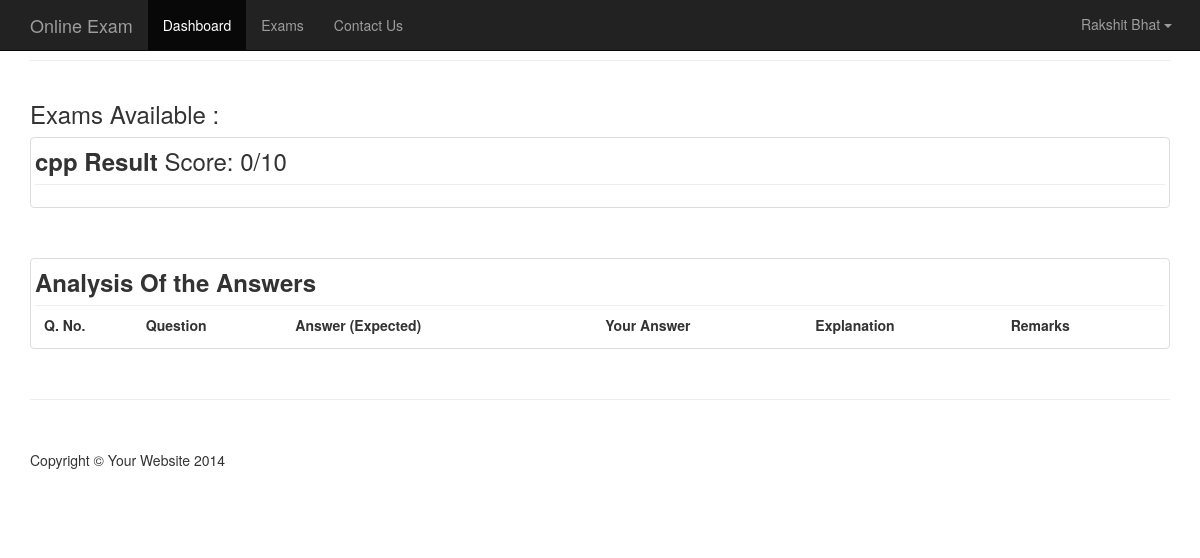
The page /result.php?exam=cpp (signed in) on the database as committed earlier.
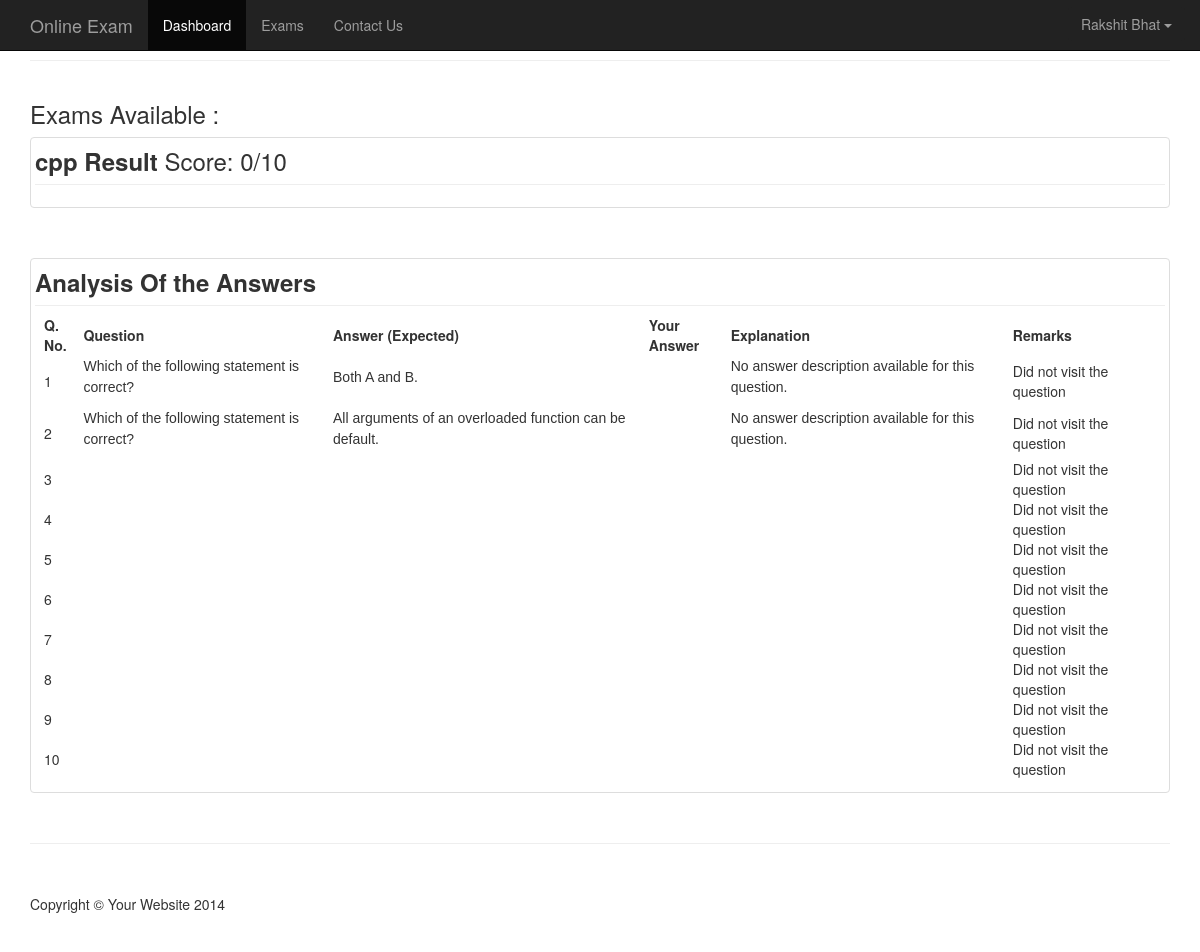
The same page on the database as committed later.
### tables this page shows
CREATE TABLE `cpp1` (
  `qno` int(11) NOT NULL,
  `answer` varchar(50) NOT NULL,
  `review` varchar(50) NOT NULL DEFAULT '0' COMMENT 'if 0 then review else answer for review ',
  `unvisited` int(11) NOT NULL DEFAULT '0' COMMENT 'if 0 then unvisited ',
  `flag` int(11) NOT NULL DEFAULT '1' COMMENT '1 - Unvisited  2 - Answered  3 - Review   4 - Not Answered',
  `result` int(11) NOT NULL DEFAULT '0' COMMENT '0 - incorrect 1 - correct'
);

CREATE TABLE `cpp` (
  `id` int(11) NOT NULL,
  `question` text NOT NULL,
  `a` text NOT NULL,
  `b` text NOT NULL,
  `c` text NOT NULL,
  `d` text NOT NULL,
  `answer` varchar(10) NOT NULL,
  `explaination` text NOT NULL
);

### result.php (the view, shortened to what this page needs)
<?php
include "db.php";
?>
<!DOCTYPE html>
<html lang="en">
<?php
include "head.php";
?>
<body style="background-color: inherit !important;">
<?php
include "navbar.php";
?>
<div class="container">
    <hr>
    <div class="row">
        <div class="col-lg-12">
            <h3>Exams Available :</h3>
        </div>
    </div>
    <?php
    $correct = 0;
    ?>
    <div class="row text-ceanter">
        <div class="col-md-12 col-sm-6 hero-feature">
            <div class="thumbnail" style="height: 100% !important;">
                <h3 style="margin-top: 0.5%"><b><?=$_GET["exam"]?> Result </b>Score: <?=$correct?>/10</h3>
                <hr style="margin: 0;">
                <div class="caption">
                </div>
            </div>
        </div>
        <div class="col-md-12 col-sm-6 hero-feature">
            <div class="thumbnail" style="height: 100% !important;">
                <h3 style="margin-top: 0.5%"><b>Analysis Of the Answers</b></h3>
                <hr style="margin: 0;">
                <div class="caption">
                    <table id="example" class="display nowrap" cellspacing="0" width="100%">
                        <thead>
                            <tr>
                                <th>Q. No.</th>
                                <th>Question</th>
                                <th>Answer (Expected)</th>
                                <th>Your Answer</th>
                                <th>Explanation</th>
                                <th>Remarks</th>
                            </tr>
                        </thead>
                        <tbody>
                        <?php
                            $sql = "SELECT * FROM `".$_GET["exam"].$_SESSION["lid"]."`";
                            $res = $conn->query($sql);
                            while ($row = $res->fetch_assoc()) {
                                $sql1 = "SELECT * FROM ".$_GET["exam"]." WHERE id=".$row["qno"];
                                $res1 = $conn->query($sql1);
                                $row1 = $res1->fetch_assoc();
                                ?>
                                <tr>
                                    <td><?=$row["qno"]?></td>
                                    <td><?=$row1["question"]?></td>
                                    <td><?=$row1[$row1["answer"]]?></td>
                                    <td><?=$row1[$row["answer"]]?></td>
                                    <td><?=$row1["explaination"]?></td>
                                    <td><?php
                                        switch ($row["flag"]){
                                            case 1:
                                                echo 'Did not visit the question';
                                                break;
                                        }
                                        ?></td>
                                </tr>
                                <?php
                            }
                        ?>
                        </tbody>
                    </table>
                </div>
            </div>
        </div>
    </div>
    <hr style="margin: 0 !important;">
    <footer>
        <div class="row">
            <div class="col-lg-12">
                <p>Copyright &copy; Your Website 2014</p>
            </div>
        </div>
    </footer>
</div>
</body>
</html>

Rows that differ between the two databases and show on the page:
added cpp1: qno "1", cpp.question "Which of the following statement is correct?", cpp.c "Both A and B.", cpp.explaination "No answer description available for this question.", flag "Did not visit the question"
added cpp1: qno "2", cpp.question "Which of the following statement is correct?", cpp.c "All arguments of an overloaded function can be default.", cpp.explaination "No answer description available for this question.", flag "Did not visit the question"
added cpp1: qno "3", flag "Did not visit the question"
added cpp1: qno "4", flag "Did not visit the question"
added cpp1: qno "5", flag "Did not visit the question"
added cpp1: qno "6", flag "Did not visit the question"
added cpp1: qno "7", flag "Did not visit the question"
added cpp1: qno "8", flag "Did not visit the question"
added cpp1: qno "9", flag "Did not visit the question"
added cpp1: qno "10", flag "Did not visit the question"
